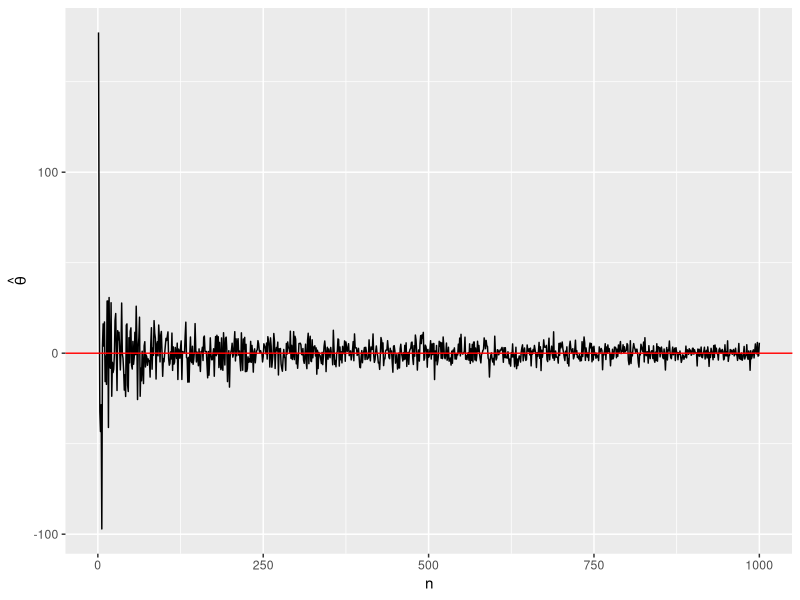

This figure's R source: (Note: this script raises an error after producing the figure.)


set.seed(20000929) # 乱数のseedを指定

X1 <- rnorm(5, 0, 100) # N(0, 100)から乱数を5個抽出する
print(X1) # 抽出された乱数を出力する

mean(X1)

X2 <- rnorm(100, 0, 100) # N(0, 100)から乱数を100個抽出する
print(X2) # 抽出された乱数を出力する

mean(X2)

X3 <- rnorm(10000, 0, 100) # N(0, 100)から乱数を1万個抽出する
mean(X3) # 抽出された乱数の平均値を出力する

X4 <- rnorm(20000929, 0, 100) # N(0, 100)から乱数を1万個抽出する
mean(X4) # 抽出された乱数の平均値を出力する


library(tidyverse)

X_bar_vec <- rep(NA, 1000)     # 長さ1000の空ベクトルを作成
for (i in 1:1000) {            # iを1から1000へ増やしながら反復
  temp_vec <- rnorm(i, 0, 100) # N(0, 100)からi個の乱数を抽出し、temp_vecに格納
  # temp_vecの平均値をX_bar_vecのi番目要素として格納
  X_bar_vec[i] <- mean(temp_vec)
}

# 可視化
ggplot() +
  geom_line(aes(x = 1:1000, y = X_bar_vec)) +
  geom_hline(yintercept = 0, color = "red") +
  labs(x = "n", y = expression(hat(theta)))

# 実際のデータでも見てみよう！
mean(age_raw)


times <- 100
Smean <- vector(length=times)
sum <- 0
for ( i in 1:times ) {
  data <- mean( sample( age_raw, 5 ) )
  sum <- sum + data
  Smean[i] <- sum / i
}
plot( 1:times, Smean, xlab="times", ylab="sample mean" )
myu <- round( mean( age_raw ), 3 )
mtext( paste( "μ=", myu ) )
abline( h=mean(age_raw), col="red", lwd=2, lty=2 )